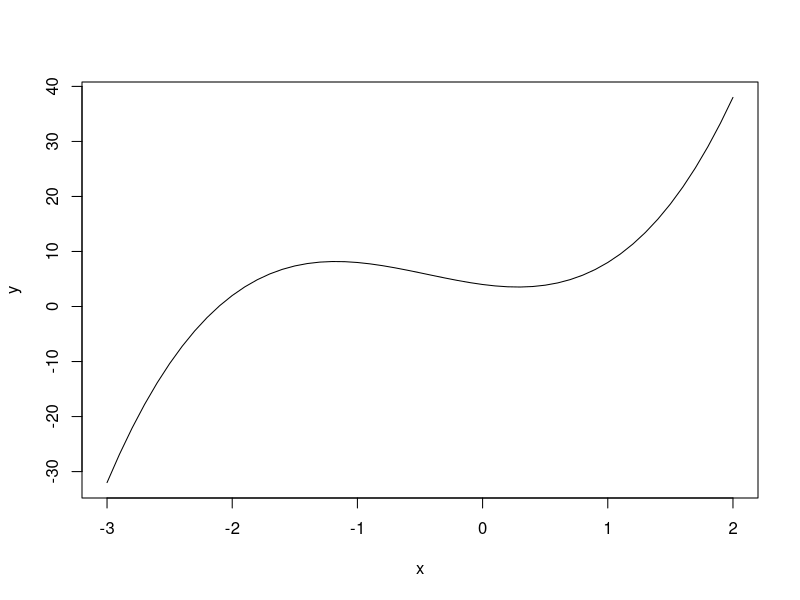

The R script that drew this image: (Note: this script raises an error after producing the figure.)
# disable scientific notation
options(scipen=999)

# create an example polynomial
pol <- function(x) a * x^3 + b * x^2 + c*x + d

# set constants
a <- 3
b <- 4
c <- -3
d <- 4

# get a list of x values and run them through the polynomial
x <- seq(-3, 2, 0.1)
y <- pol(x)

# plot the results y = pol(x) = f(x)
plot(x, y, type = 'l')

# get the derivative
dx <- deriv(~ a*x^3 + b*x^2 + c*x + d, c("x"), func = TRUE, hessian = TRUE)

# fetch the gradient and hessian functions returned by deriv()
grad <- function(x) attr(dx(x), "gradient")[1]
hess <- function(x) attr(dx(x), "hessian")[1]

# recursive function that allows us to loop over values of x, enabling us to find local min/max
get_x_init <- function(x_init) {
  result <- x_init - (grad(x_init) / hess(x_init))
  if (abs(result - x_init) < 0.001) {
    return(result)
  }
  get_x_init(result)
}

# approximate x values for local minimums and maximums
x1 <- round(get_x_init(-2), 6)
x2 <- round(get_x_init(1.5), 6)
approximated_roots <- sort(c(x1, x2))

# polynomial roots
polyroots <- polyroot(c(c, 2*b, 3*a))
xroot1 <- as.numeric(round(polyroots[1], 6))
xroot2 <- as.numeric(round(polyroots[2], 6))
polyroots <- sort(c(xroot1, xroot2))

# print results and see how close we are
print(paste0("Approximated roots: [", approximated_roots[1], ", ", approximated_roots[2], "]"))
print(paste0("Roots: [", polyroots[1], ", ", polyroots[2], "]"))
